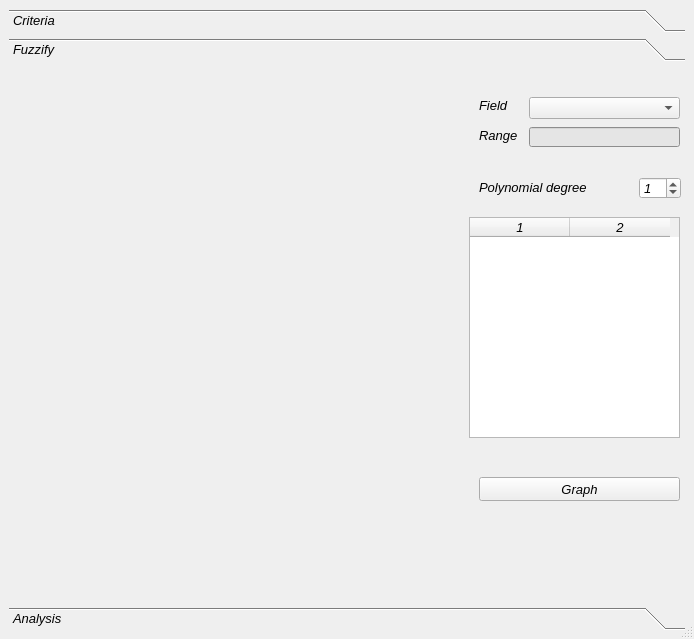
<?xml version="1.0" encoding="UTF-8"?>
<ui version="4.0">
 <class>Dialog</class>
 <widget class="QDialog" name="Dialog">
  <property name="enabled">
   <bool>true</bool>
  </property>
  <property name="geometry">
   <rect>
    <x>0</x>
    <y>0</y>
    <width>694</width>
    <height>639</height>
   </rect>
  </property>
  <property name="maximumSize">
   <size>
    <width>694</width>
    <height>700</height>
   </size>
  </property>
  <property name="font">
   <font>
    <pointsize>6</pointsize>
   </font>
  </property>
  <property name="acceptDrops">
   <bool>true</bool>
  </property>
  <property name="windowTitle">
   <string>geo Fuzzy</string>
  </property>
  <property name="sizeGripEnabled">
   <bool>true</bool>
  </property>
  <property name="modal">
   <bool>false</bool>
  </property>
  <layout class="QGridLayout" name="gridLayout">
   <property name="sizeConstraint">
    <enum>QLayout::SetDefaultConstraint</enum>
   </property>
   <item row="0" column="1">
    <widget class="QToolBox" name="toolBox">
     <property name="enabled">
      <bool>true</bool>
     </property>
     <property name="font">
      <font>
       <family>MS Shell Dlg 2</family>
       <pointsize>10</pointsize>
       <weight>9</weight>
       <italic>true</italic>
       <bold>false</bold>
      </font>
     </property>
     <property name="cursor">
      <cursorShape>ArrowCursor</cursorShape>
     </property>
     <property name="styleSheet">
      <string notr="true">
font: 75 italic 10pt &quot;MS Shell Dlg 2&quot;;</string>
     </property>
     <property name="frameShape">
      <enum>QFrame::NoFrame</enum>
     </property>
     <property name="frameShadow">
      <enum>QFrame::Plain</enum>
     </property>
     <property name="currentIndex">
      <number>1</number>
     </property>
     <property name="tabSpacing">
      <number>6</number>
     </property>
     <widget class="QWidget" name="EnvironmentaleQTbox">
      <property name="geometry">
       <rect>
        <x>0</x>
        <y>0</y>
        <width>676</width>
        <height>531</height>
       </rect>
      </property>
      <attribute name="label">
       <string>Criteria</string>
      </attribute>
      <widget class="QComboBox" name="EnvlistFieldsCBox">
       <property name="geometry">
        <rect>
         <x>88</x>
         <y>62</y>
         <width>411</width>
         <height>22</height>
        </rect>
       </property>
       <property name="maximumSize">
        <size>
         <width>16777215</width>
         <height>22</height>
        </size>
       </property>
      </widget>
      <widget class="QLabel" name="EnvLbl">
       <property name="geometry">
        <rect>
         <x>9</x>
         <y>9</y>
         <width>51</width>
         <height>16</height>
        </rect>
       </property>
       <property name="text">
        <string>Layer     </string>
       </property>
      </widget>
      <widget class="QLabel" name="EnvMapNameLbl">
       <property name="geometry">
        <rect>
         <x>69</x>
         <y>8</y>
         <width>431</width>
         <height>16</height>
        </rect>
       </property>
       <property name="font">
        <font>
         <family>MS Shell Dlg 2</family>
         <pointsize>10</pointsize>
         <weight>9</weight>
         <italic>true</italic>
         <bold>false</bold>
        </font>
       </property>
       <property name="textFormat">
        <enum>Qt::AutoText</enum>
       </property>
      </widget>
      <widget class="QTextEdit" name="EnvTEdit">
       <property name="geometry">
        <rect>
         <x>10</x>
         <y>440</y>
         <width>531</width>
         <height>81</height>
        </rect>
       </property>
       <property name="sizePolicy">
        <sizepolicy hsizetype="Expanding" vsizetype="Preferred">
         <horstretch>0</horstretch>
         <verstretch>2</verstretch>
        </sizepolicy>
       </property>
      </widget>
      <widget class="QLabel" name="EnvFieldsLbl">
       <property name="geometry">
        <rect>
         <x>9</x>
         <y>62</y>
         <width>34</width>
         <height>16</height>
        </rect>
       </property>
       <property name="text">
        <string>Fields</string>
       </property>
      </widget>
      <widget class="QPushButton" name="SetBtnHelp">
       <property name="geometry">
        <rect>
         <x>560</x>
         <y>470</y>
         <width>102</width>
         <height>24</height>
        </rect>
       </property>
       <property name="sizePolicy">
        <sizepolicy hsizetype="Preferred" vsizetype="Fixed">
         <horstretch>0</horstretch>
         <verstretch>0</verstretch>
        </sizepolicy>
       </property>
       <property name="maximumSize">
        <size>
         <width>110</width>
         <height>16777215</height>
        </size>
       </property>
       <property name="text">
        <string>Help</string>
       </property>
      </widget>
      <widget class="Line" name="line_2">
       <property name="geometry">
        <rect>
         <x>9</x>
         <y>36</y>
         <width>657</width>
         <height>16</height>
        </rect>
       </property>
       <property name="orientation">
        <enum>Qt::Horizontal</enum>
       </property>
      </widget>
      <widget class="Line" name="line_4">
       <property name="geometry">
        <rect>
         <x>10</x>
         <y>400</y>
         <width>660</width>
         <height>15</height>
        </rect>
       </property>
       <property name="orientation">
        <enum>Qt::Horizontal</enum>
       </property>
      </widget>
      <widget class="QTabWidget" name="EnvTabWidget">
       <property name="geometry">
        <rect>
         <x>14</x>
         <y>105</y>
         <width>655</width>
         <height>281</height>
        </rect>
       </property>
       <property name="currentIndex">
        <number>0</number>
       </property>
       <widget class="QWidget" name="tab_5">
        <attribute name="title">
         <string>Standard</string>
        </attribute>
        <widget class="QTableWidget" name="EnvParameterWidget">
         <property name="geometry">
          <rect>
           <x>10</x>
           <y>11</y>
           <width>630</width>
           <height>191</height>
          </rect>
         </property>
         <property name="sizePolicy">
          <sizepolicy hsizetype="Expanding" vsizetype="Expanding">
           <horstretch>0</horstretch>
           <verstretch>0</verstretch>
          </sizepolicy>
         </property>
         <property name="acceptDrops">
          <bool>false</bool>
         </property>
         <property name="dragEnabled">
          <bool>true</bool>
         </property>
         <property name="dragDropMode">
          <enum>QAbstractItemView::DragDrop</enum>
         </property>
         <property name="defaultDropAction">
          <enum>Qt::TargetMoveAction</enum>
         </property>
         <property name="gridStyle">
          <enum>Qt::DotLine</enum>
         </property>
         <property name="rowCount">
          <number>0</number>
         </property>
         <attribute name="horizontalHeaderCascadingSectionResizes">
          <bool>false</bool>
         </attribute>
         <attribute name="verticalHeaderCascadingSectionResizes">
          <bool>false</bool>
         </attribute>
         <attribute name="verticalHeaderHighlightSections">
          <bool>true</bool>
         </attribute>
        </widget>
        <widget class="QPushButton" name="EnvGetWeightBtn">
         <property name="geometry">
          <rect>
           <x>540</x>
           <y>220</y>
           <width>104</width>
           <height>24</height>
          </rect>
         </property>
         <property name="maximumSize">
          <size>
           <width>104</width>
           <height>16777215</height>
          </size>
         </property>
         <property name="text">
          <string>Apply</string>
         </property>
        </widget>
        <widget class="QProgressBar" name="EnvProgressBar">
         <property name="geometry">
          <rect>
           <x>10</x>
           <y>220</y>
           <width>521</width>
           <height>25</height>
          </rect>
         </property>
         <property name="value">
          <number>0</number>
         </property>
        </widget>
       </widget>
       <widget class="QWidget" name="tab_6">
        <attribute name="title">
         <string>Advanced</string>
        </attribute>
        <attribute name="toolTip">
         <string>&lt;html&gt;&lt;head/&gt;&lt;body&gt;&lt;p&gt;&lt;br/&gt;&lt;/p&gt;&lt;p&gt;colun vs row &lt;/p&gt;&lt;p&gt;&lt;br/&gt;&lt;/p&gt;&lt;/body&gt;&lt;/html&gt;</string>
        </attribute>
        <widget class="QPushButton" name="EnvCalculateBtn">
         <property name="geometry">
          <rect>
           <x>530</x>
           <y>210</y>
           <width>110</width>
           <height>24</height>
          </rect>
         </property>
         <property name="maximumSize">
          <size>
           <width>111</width>
           <height>16777215</height>
          </size>
         </property>
         <property name="text">
          <string>Calculate weight</string>
         </property>
        </widget>
        <widget class="QTableWidget" name="EnvTableWidget">
         <property name="enabled">
          <bool>true</bool>
         </property>
         <property name="geometry">
          <rect>
           <x>10</x>
           <y>15</y>
           <width>630</width>
           <height>181</height>
          </rect>
         </property>
         <property name="sizePolicy">
          <sizepolicy hsizetype="Expanding" vsizetype="Maximum">
           <horstretch>0</horstretch>
           <verstretch>0</verstretch>
          </sizepolicy>
         </property>
         <property name="dragEnabled">
          <bool>true</bool>
         </property>
         <property name="dragDropMode">
          <enum>QAbstractItemView::DragDrop</enum>
         </property>
         <property name="defaultDropAction">
          <enum>Qt::IgnoreAction</enum>
         </property>
        </widget>
       </widget>
      </widget>
      <widget class="QPushButton" name="EnvAddFieldBtn">
       <property name="geometry">
        <rect>
         <x>530</x>
         <y>62</y>
         <width>121</width>
         <height>24</height>
        </rect>
       </property>
       <property name="maximumSize">
        <size>
         <width>16777215</width>
         <height>24</height>
        </size>
       </property>
       <property name="text">
        <string>Add field</string>
       </property>
      </widget>
      <widget class="QPushButton" name="SetBtnQuit">
       <property name="geometry">
        <rect>
         <x>560</x>
         <y>440</y>
         <width>102</width>
         <height>24</height>
        </rect>
       </property>
       <property name="sizePolicy">
        <sizepolicy hsizetype="Preferred" vsizetype="Fixed">
         <horstretch>0</horstretch>
         <verstretch>0</verstretch>
        </sizepolicy>
       </property>
       <property name="maximumSize">
        <size>
         <width>110</width>
         <height>16777215</height>
        </size>
       </property>
       <property name="text">
        <string>Quit</string>
       </property>
      </widget>
      <widget class="QPushButton" name="SetBtnAbout">
       <property name="geometry">
        <rect>
         <x>560</x>
         <y>500</y>
         <width>102</width>
         <height>24</height>
        </rect>
       </property>
       <property name="sizePolicy">
        <sizepolicy hsizetype="Preferred" vsizetype="Fixed">
         <horstretch>0</horstretch>
         <verstretch>0</verstretch>
        </sizepolicy>
       </property>
       <property name="maximumSize">
        <size>
         <width>110</width>
         <height>16777215</height>
        </size>
       </property>
       <property name="text">
        <string>About</string>
       </property>
      </widget>
      <zorder>EnvAddFieldBtn</zorder>
      <zorder>EnvlistFieldsCBox</zorder>
      <zorder>EnvLbl</zorder>
      <zorder>EnvMapNameLbl</zorder>
      <zorder>EnvTEdit</zorder>
      <zorder>EnvFieldsLbl</zorder>
      <zorder>SetBtnHelp</zorder>
      <zorder>line_2</zorder>
      <zorder>line_4</zorder>
      <zorder>EnvTabWidget</zorder>
      <zorder>SetBtnQuit</zorder>
      <zorder>SetBtnAbout</zorder>
     </widget>
     <widget class="QWidget" name="Fuzzify">
      <property name="geometry">
       <rect>
        <x>0</x>
        <y>0</y>
        <width>676</width>
        <height>531</height>
       </rect>
      </property>
      <attribute name="label">
       <string>Fuzzify</string>
      </attribute>
      <widget class="QwtPlot" name="qwtPlot">
       <property name="geometry">
        <rect>
         <x>0</x>
         <y>30</y>
         <width>451</width>
         <height>461</height>
        </rect>
       </property>
       <property name="propertiesDocument" stdset="0">
        <string/>
       </property>
      </widget>
      <widget class="QLabel" name="FzyFieldsLbl">
       <property name="geometry">
        <rect>
         <x>470</x>
         <y>30</y>
         <width>34</width>
         <height>16</height>
        </rect>
       </property>
       <property name="text">
        <string>Field</string>
       </property>
      </widget>
      <widget class="QPushButton" name="FzyFieldBtn">
       <property name="geometry">
        <rect>
         <x>470</x>
         <y>410</y>
         <width>201</width>
         <height>24</height>
        </rect>
       </property>
       <property name="maximumSize">
        <size>
         <width>16777215</width>
         <height>24</height>
        </size>
       </property>
       <property name="text">
        <string>Graph</string>
       </property>
       <property name="autoDefault">
        <bool>true</bool>
       </property>
      </widget>
      <widget class="QComboBox" name="FzfyListFieldsCBox">
       <property name="geometry">
        <rect>
         <x>520</x>
         <y>30</y>
         <width>151</width>
         <height>22</height>
        </rect>
       </property>
       <property name="maximumSize">
        <size>
         <width>16777215</width>
         <height>22</height>
        </size>
       </property>
      </widget>
      <widget class="QTableWidget" name="pickedTable">
       <property name="geometry">
        <rect>
         <x>460</x>
         <y>150</y>
         <width>211</width>
         <height>221</height>
        </rect>
       </property>
       <property name="minimumSize">
        <size>
         <width>201</width>
         <height>0</height>
        </size>
       </property>
       <property name="font">
        <font>
         <family>MS Shell Dlg 2</family>
         <pointsize>10</pointsize>
         <weight>9</weight>
         <italic>true</italic>
         <bold>false</bold>
        </font>
       </property>
       <property name="toolTip">
        <string>Picked points</string>
       </property>
       <property name="autoFillBackground">
        <bool>false</bool>
       </property>
       <property name="columnCount">
        <number>2</number>
       </property>
       <column/>
       <column/>
      </widget>
      <widget class="QSpinBox" name="spinBoxFitting">
       <property name="geometry">
        <rect>
         <x>630</x>
         <y>110</y>
         <width>42</width>
         <height>22</height>
        </rect>
       </property>
       <property name="value">
        <number>1</number>
       </property>
      </widget>
      <widget class="QLabel" name="label">
       <property name="geometry">
        <rect>
         <x>470</x>
         <y>110</y>
         <width>131</width>
         <height>21</height>
        </rect>
       </property>
       <property name="text">
        <string>Polynomial degree</string>
       </property>
      </widget>
      <widget class="QLineEdit" name="rangeLineEdit">
       <property name="geometry">
        <rect>
         <x>520</x>
         <y>60</y>
         <width>151</width>
         <height>20</height>
        </rect>
       </property>
       <property name="palette">
        <palette>
         <active>
          <colorrole role="Button">
           <brush brushstyle="SolidPattern">
            <color alpha="255">
             <red>197</red>
             <green>197</green>
             <blue>197</blue>
            </color>
           </brush>
          </colorrole>
          <colorrole role="Light">
           <brush brushstyle="SolidPattern">
            <color alpha="255">
             <red>255</red>
             <green>255</green>
             <blue>255</blue>
            </color>
           </brush>
          </colorrole>
          <colorrole role="Midlight">
           <brush brushstyle="SolidPattern">
            <color alpha="255">
             <red>226</red>
             <green>226</green>
             <blue>226</blue>
            </color>
           </brush>
          </colorrole>
          <colorrole role="Dark">
           <brush brushstyle="SolidPattern">
            <color alpha="255">
             <red>98</red>
             <green>98</green>
             <blue>98</blue>
            </color>
           </brush>
          </colorrole>
          <colorrole role="Mid">
           <brush brushstyle="SolidPattern">
            <color alpha="255">
             <red>131</red>
             <green>131</green>
             <blue>131</blue>
            </color>
           </brush>
          </colorrole>
          <colorrole role="Text">
           <brush brushstyle="SolidPattern">
            <color alpha="255">
             <red>0</red>
             <green>0</green>
             <blue>0</blue>
            </color>
           </brush>
          </colorrole>
          <colorrole role="BrightText">
           <brush brushstyle="SolidPattern">
            <color alpha="255">
             <red>255</red>
             <green>255</green>
             <blue>255</blue>
            </color>
           </brush>
          </colorrole>
          <colorrole role="ButtonText">
           <brush brushstyle="SolidPattern">
            <color alpha="255">
             <red>0</red>
             <green>0</green>
             <blue>0</blue>
            </color>
           </brush>
          </colorrole>
          <colorrole role="Base">
           <brush brushstyle="SolidPattern">
            <color alpha="255">
             <red>229</red>
             <green>229</green>
             <blue>229</blue>
            </color>
           </brush>
          </colorrole>
          <colorrole role="Window">
           <brush brushstyle="SolidPattern">
            <color alpha="255">
             <red>197</red>
             <green>197</green>
             <blue>197</blue>
            </color>
           </brush>
          </colorrole>
          <colorrole role="Shadow">
           <brush brushstyle="SolidPattern">
            <color alpha="255">
             <red>0</red>
             <green>0</green>
             <blue>0</blue>
            </color>
           </brush>
          </colorrole>
          <colorrole role="AlternateBase">
           <brush brushstyle="SolidPattern">
            <color alpha="255">
             <red>226</red>
             <green>226</green>
             <blue>226</blue>
            </color>
           </brush>
          </colorrole>
          <colorrole role="ToolTipBase">
           <brush brushstyle="SolidPattern">
            <color alpha="255">
             <red>255</red>
             <green>255</green>
             <blue>220</blue>
            </color>
           </brush>
          </colorrole>
          <colorrole role="ToolTipText">
           <brush brushstyle="SolidPattern">
            <color alpha="255">
             <red>0</red>
             <green>0</green>
             <blue>0</blue>
            </color>
           </brush>
          </colorrole>
         </active>
         <inactive>
          <colorrole role="Button">
           <brush brushstyle="SolidPattern">
            <color alpha="255">
             <red>197</red>
             <green>197</green>
             <blue>197</blue>
            </color>
           </brush>
          </colorrole>
          <colorrole role="Light">
           <brush brushstyle="SolidPattern">
            <color alpha="255">
             <red>255</red>
             <green>255</green>
             <blue>255</blue>
            </color>
           </brush>
          </colorrole>
          <colorrole role="Midlight">
           <brush brushstyle="SolidPattern">
            <color alpha="255">
             <red>226</red>
             <green>226</green>
             <blue>226</blue>
            </color>
           </brush>
          </colorrole>
          <colorrole role="Dark">
           <brush brushstyle="SolidPattern">
            <color alpha="255">
             <red>98</red>
             <green>98</green>
             <blue>98</blue>
            </color>
           </brush>
          </colorrole>
          <colorrole role="Mid">
           <brush brushstyle="SolidPattern">
            <color alpha="255">
             <red>131</red>
             <green>131</green>
             <blue>131</blue>
            </color>
           </brush>
          </colorrole>
          <colorrole role="Text">
           <brush brushstyle="SolidPattern">
            <color alpha="255">
             <red>0</red>
             <green>0</green>
             <blue>0</blue>
            </color>
           </brush>
          </colorrole>
          <colorrole role="BrightText">
           <brush brushstyle="SolidPattern">
            <color alpha="255">
             <red>255</red>
             <green>255</green>
             <blue>255</blue>
            </color>
           </brush>
          </colorrole>
          <colorrole role="ButtonText">
           <brush brushstyle="SolidPattern">
            <color alpha="255">
             <red>0</red>
             <green>0</green>
             <blue>0</blue>
            </color>
           </brush>
          </colorrole>
          <colorrole role="Base">
           <brush brushstyle="SolidPattern">
            <color alpha="255">
             <red>229</red>
             <green>229</green>
             <blue>229</blue>
            </color>
           </brush>
          </colorrole>
          <colorrole role="Window">
           <brush brushstyle="SolidPattern">
            <color alpha="255">
             <red>197</red>
             <green>197</green>
             <blue>197</blue>
            </color>
           </brush>
          </colorrole>
          <colorrole role="Shadow">
           <brush brushstyle="SolidPattern">
            <color alpha="255">
             <red>0</red>
             <green>0</green>
             <blue>0</blue>
            </color>
           </brush>
          </colorrole>
          <colorrole role="AlternateBase">
           <brush brushstyle="SolidPattern">
            <color alpha="255">
             <red>226</red>
             <green>226</green>
             <blue>226</blue>
            </color>
           </brush>
          </colorrole>
          <colorrole role="ToolTipBase">
           <brush brushstyle="SolidPattern">
            <color alpha="255">
             <red>255</red>
             <green>255</green>
             <blue>220</blue>
            </color>
           </brush>
          </colorrole>
          <colorrole role="ToolTipText">
           <brush brushstyle="SolidPattern">
            <color alpha="255">
             <red>0</red>
             <green>0</green>
             <blue>0</blue>
            </color>
           </brush>
          </colorrole>
         </inactive>
         <disabled>
          <colorrole role="Button">
           <brush brushstyle="SolidPattern">
            <color alpha="255">
             <red>197</red>
             <green>197</green>
             <blue>197</blue>
            </color>
           </brush>
          </colorrole>
          <colorrole role="Light">
           <brush brushstyle="SolidPattern">
            <color alpha="255">
             <red>255</red>
             <green>255</green>
             <blue>255</blue>
            </color>
           </brush>
          </colorrole>
          <colorrole role="Midlight">
           <brush brushstyle="SolidPattern">
            <color alpha="255">
             <red>226</red>
             <green>226</green>
             <blue>226</blue>
            </color>
           </brush>
          </colorrole>
          <colorrole role="Dark">
           <brush brushstyle="SolidPattern">
            <color alpha="255">
             <red>98</red>
             <green>98</green>
             <blue>98</blue>
            </color>
           </brush>
          </colorrole>
          <colorrole role="Mid">
           <brush brushstyle="SolidPattern">
            <color alpha="255">
             <red>131</red>
             <green>131</green>
             <blue>131</blue>
            </color>
           </brush>
          </colorrole>
          <colorrole role="Text">
           <brush brushstyle="SolidPattern">
            <color alpha="255">
             <red>98</red>
             <green>98</green>
             <blue>98</blue>
            </color>
           </brush>
          </colorrole>
          <colorrole role="BrightText">
           <brush brushstyle="SolidPattern">
            <color alpha="255">
             <red>255</red>
             <green>255</green>
             <blue>255</blue>
            </color>
           </brush>
          </colorrole>
          <colorrole role="ButtonText">
           <brush brushstyle="SolidPattern">
            <color alpha="255">
             <red>98</red>
             <green>98</green>
             <blue>98</blue>
            </color>
           </brush>
          </colorrole>
          <colorrole role="Base">
           <brush brushstyle="SolidPattern">
            <color alpha="255">
             <red>197</red>
             <green>197</green>
             <blue>197</blue>
            </color>
           </brush>
          </colorrole>
          <colorrole role="Window">
           <brush brushstyle="SolidPattern">
            <color alpha="255">
             <red>197</red>
             <green>197</green>
             <blue>197</blue>
            </color>
           </brush>
          </colorrole>
          <colorrole role="Shadow">
           <brush brushstyle="SolidPattern">
            <color alpha="255">
             <red>0</red>
             <green>0</green>
             <blue>0</blue>
            </color>
           </brush>
          </colorrole>
          <colorrole role="AlternateBase">
           <brush brushstyle="SolidPattern">
            <color alpha="255">
             <red>197</red>
             <green>197</green>
             <blue>197</blue>
            </color>
           </brush>
          </colorrole>
          <colorrole role="ToolTipBase">
           <brush brushstyle="SolidPattern">
            <color alpha="255">
             <red>255</red>
             <green>255</green>
             <blue>220</blue>
            </color>
           </brush>
          </colorrole>
          <colorrole role="ToolTipText">
           <brush brushstyle="SolidPattern">
            <color alpha="255">
             <red>0</red>
             <green>0</green>
             <blue>0</blue>
            </color>
           </brush>
          </colorrole>
         </disabled>
        </palette>
       </property>
       <property name="toolTip">
        <string>min and max values</string>
       </property>
       <property name="autoFillBackground">
        <bool>false</bool>
       </property>
       <property name="styleSheet">
        <string notr="true"/>
       </property>
       <property name="text">
        <string/>
       </property>
       <property name="readOnly">
        <bool>true</bool>
       </property>
       <property name="placeholderText">
        <string/>
       </property>
      </widget>
      <widget class="QLabel" name="FzyFieldsLbl_2">
       <property name="geometry">
        <rect>
         <x>470</x>
         <y>60</y>
         <width>41</width>
         <height>16</height>
        </rect>
       </property>
       <property name="text">
        <string>Range</string>
       </property>
      </widget>
     </widget>
     <widget class="QWidget" name="AnalysisQTBox">
      <property name="geometry">
       <rect>
        <x>0</x>
        <y>0</y>
        <width>676</width>
        <height>531</height>
       </rect>
      </property>
      <attribute name="label">
       <string>Analysis</string>
      </attribute>
      <widget class="QPushButton" name="GraphBtn">
       <property name="geometry">
        <rect>
         <x>570</x>
         <y>120</y>
         <width>90</width>
         <height>24</height>
        </rect>
       </property>
       <property name="text">
        <string>Graph</string>
       </property>
      </widget>
      <widget class="QLabel" name="LblGraphic">
       <property name="geometry">
        <rect>
         <x>20</x>
         <y>170</y>
         <width>518</width>
         <height>251</height>
        </rect>
       </property>
       <property name="autoFillBackground">
        <bool>false</bool>
       </property>
       <property name="frameShape">
        <enum>QFrame::StyledPanel</enum>
       </property>
       <property name="text">
        <string/>
       </property>
       <property name="scaledContents">
        <bool>true</bool>
       </property>
      </widget>
      <widget class="QPushButton" name="RenderBtn">
       <property name="geometry">
        <rect>
         <x>570</x>
         <y>40</y>
         <width>90</width>
         <height>24</height>
        </rect>
       </property>
       <property name="text">
        <string>Load maps</string>
       </property>
      </widget>
      <widget class="Line" name="line">
       <property name="geometry">
        <rect>
         <x>20</x>
         <y>90</y>
         <width>644</width>
         <height>21</height>
        </rect>
       </property>
       <property name="orientation">
        <enum>Qt::Horizontal</enum>
       </property>
      </widget>
      <widget class="QComboBox" name="LabelListFieldsCBox">
       <property name="geometry">
        <rect>
         <x>107</x>
         <y>123</y>
         <width>419</width>
         <height>22</height>
        </rect>
       </property>
       <property name="maximumSize">
        <size>
         <width>16777215</width>
         <height>22</height>
        </size>
       </property>
      </widget>
      <widget class="QLabel" name="label_3">
       <property name="geometry">
        <rect>
         <x>22</x>
         <y>125</y>
         <width>64</width>
         <height>16</height>
        </rect>
       </property>
       <property name="text">
        <string>Label field</string>
       </property>
      </widget>
      <widget class="QDialogButtonBox" name="AnlsBtnBox">
       <property name="geometry">
        <rect>
         <x>565</x>
         <y>504</y>
         <width>86</width>
         <height>23</height>
        </rect>
       </property>
       <property name="standardButtons">
        <set>QDialogButtonBox::Cancel</set>
       </property>
      </widget>
      <widget class="QLabel" name="label_4">
       <property name="geometry">
        <rect>
         <x>20</x>
         <y>40</y>
         <width>161</width>
         <height>16</height>
        </rect>
       </property>
       <property name="text">
        <string>Load thematic maps</string>
       </property>
      </widget>
      <widget class="Line" name="line_14">
       <property name="geometry">
        <rect>
         <x>20</x>
         <y>10</y>
         <width>644</width>
         <height>21</height>
        </rect>
       </property>
       <property name="orientation">
        <enum>Qt::Horizontal</enum>
       </property>
      </widget>
      <widget class="QSpinBox" name="spinBoxClasNum">
       <property name="geometry">
        <rect>
         <x>360</x>
         <y>40</y>
         <width>42</width>
         <height>22</height>
        </rect>
       </property>
       <property name="value">
        <number>5</number>
       </property>
      </widget>
      <widget class="QLabel" name="label_7">
       <property name="geometry">
        <rect>
         <x>230</x>
         <y>40</y>
         <width>111</width>
         <height>20</height>
        </rect>
       </property>
       <property name="text">
        <string>Classes in maps</string>
       </property>
      </widget>
     </widget>
    </widget>
   </item>
  </layout>
 </widget>
 <layoutdefault spacing="6" margin="9"/>
 <customwidgets>
  <customwidget>
   <class>QwtPlot</class>
   <extends>QFrame</extends>
   <header>qwt_plot.h</header>
  </customwidget>
 </customwidgets>
 <tabstops>
  <tabstop>EnvAddFieldBtn</tabstop>
  <tabstop>EnvTEdit</tabstop>
  <tabstop>GraphBtn</tabstop>
  <tabstop>SetBtnHelp</tabstop>
  <tabstop>EnvlistFieldsCBox</tabstop>
  <tabstop>RenderBtn</tabstop>
  <tabstop>LabelListFieldsCBox</tabstop>
  <tabstop>AnlsBtnBox</tabstop>
 </tabstops>
 <resources/>
 <connections/>
</ui>
